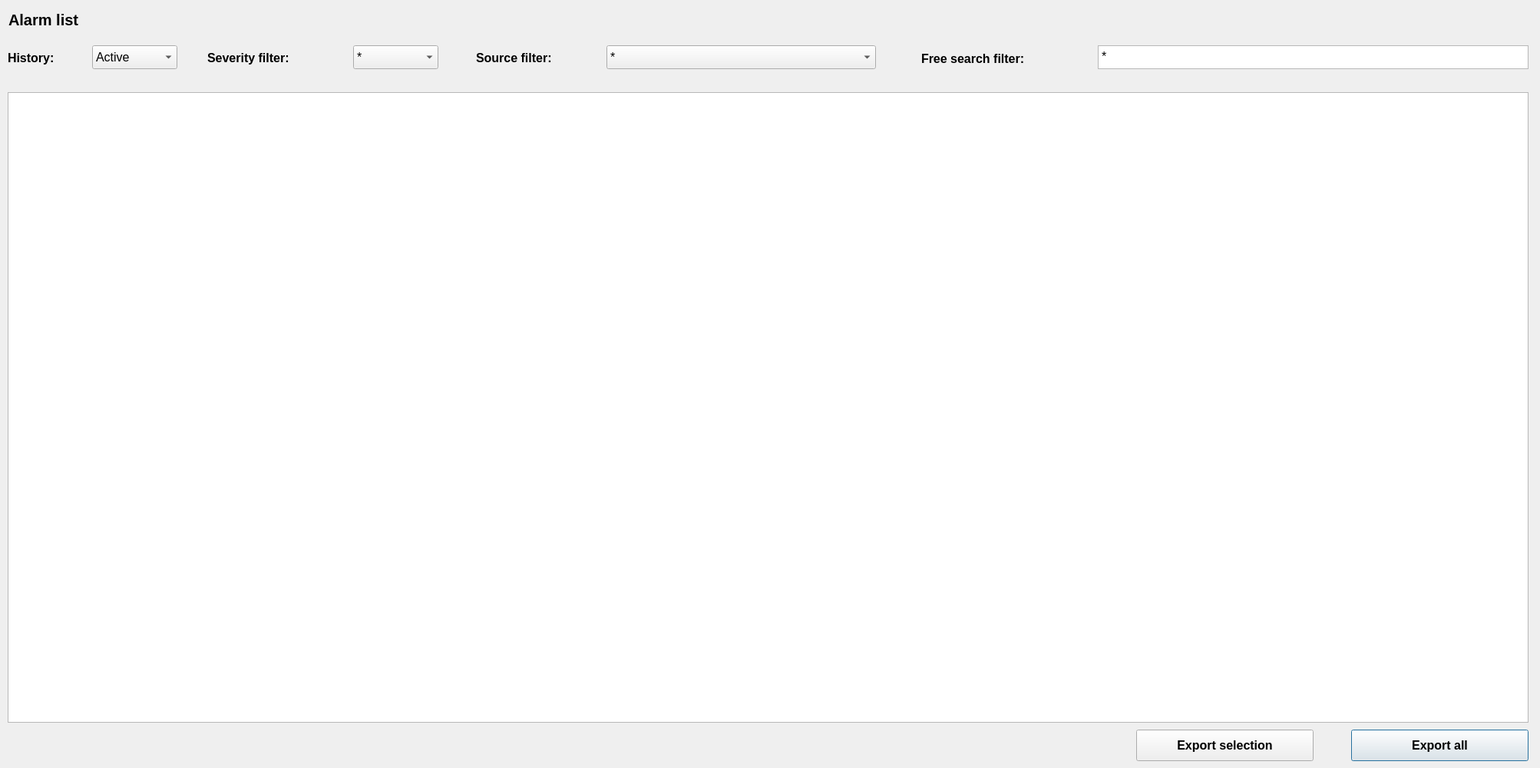
<?xml version="1.0" encoding="UTF-8"?>
<ui version="4.0">
 <class>Alarmlist</class>
 <widget class="QDialog" name="Alarmlist">
  <property name="geometry">
   <rect>
    <x>0</x>
    <y>0</y>
    <width>2006</width>
    <height>1000</height>
   </rect>
  </property>
  <property name="windowTitle">
   <string>Alarm dialog</string>
  </property>
  <property name="windowIcon">
   <iconset>
    <normaloff>../icons/greyBell.jpg</normaloff>../icons/greyBell.jpg</iconset>
  </property>
  <property name="toolTip">
   <string/>
  </property>
  <property name="toolTipDuration">
   <number>-1</number>
  </property>
  <property name="whatsThis">
   <string>My test What is this</string>
  </property>
  <property name="accessibleDescription">
   <string>My Description</string>
  </property>
  <widget class="QLabel" name="alarmListLabel">
   <property name="geometry">
    <rect>
     <x>11</x>
     <y>10</y>
     <width>311</width>
     <height>31</height>
    </rect>
   </property>
   <property name="font">
    <font>
     <pointsize>15</pointsize>
     <weight>75</weight>
     <bold>true</bold>
    </font>
   </property>
   <property name="text">
    <string>Alarm list</string>
   </property>
  </widget>
  <widget class="QTableView" name="alarmsTableView">
   <property name="geometry">
    <rect>
     <x>10</x>
     <y>120</y>
     <width>1981</width>
     <height>821</height>
    </rect>
   </property>
   <property name="whatsThis">
    <string>Table of system alarms</string>
   </property>
   <property name="locale">
    <locale language="English" country="Sweden"/>
   </property>
   <property name="alternatingRowColors">
    <bool>true</bool>
   </property>
   <property name="sortingEnabled">
    <bool>true</bool>
   </property>
   <property name="wordWrap">
    <bool>true</bool>
   </property>
   <attribute name="horizontalHeaderHighlightSections">
    <bool>true</bool>
   </attribute>
   <attribute name="horizontalHeaderShowSortIndicator" stdset="0">
    <bool>true</bool>
   </attribute>
   <attribute name="verticalHeaderVisible">
    <bool>false</bool>
   </attribute>
   <attribute name="verticalHeaderShowSortIndicator" stdset="0">
    <bool>true</bool>
   </attribute>
  </widget>
  <widget class="QLabel" name="sourceFilterLabel">
   <property name="geometry">
    <rect>
     <x>620</x>
     <y>60</y>
     <width>181</width>
     <height>31</height>
    </rect>
   </property>
   <property name="font">
    <font>
     <pointsize>12</pointsize>
     <weight>75</weight>
     <bold>true</bold>
    </font>
   </property>
   <property name="text">
    <string>Source filter:</string>
   </property>
  </widget>
  <widget class="QComboBox" name="severityFilterComboBox">
   <property name="geometry">
    <rect>
     <x>460</x>
     <y>59</y>
     <width>111</width>
     <height>31</height>
    </rect>
   </property>
   <property name="font">
    <font>
     <pointsize>12</pointsize>
    </font>
   </property>
   <property name="whatsThis">
    <string>Filter on alarm severity</string>
   </property>
   <item>
    <property name="text">
     <string>*</string>
    </property>
   </item>
   <item>
    <property name="text">
     <string>A-Level</string>
    </property>
   </item>
   <item>
    <property name="text">
     <string>B-Level</string>
    </property>
   </item>
   <item>
    <property name="text">
     <string>C-Level</string>
    </property>
   </item>
  </widget>
  <widget class="QLabel" name="freeSearchLabel">
   <property name="geometry">
    <rect>
     <x>1200</x>
     <y>61</y>
     <width>221</width>
     <height>31</height>
    </rect>
   </property>
   <property name="font">
    <font>
     <pointsize>12</pointsize>
     <weight>75</weight>
     <bold>true</bold>
    </font>
   </property>
   <property name="text">
    <string>Free search filter:</string>
   </property>
  </widget>
  <widget class="QTextEdit" name="freeSearchTextEdit">
   <property name="geometry">
    <rect>
     <x>1430</x>
     <y>59</y>
     <width>561</width>
     <height>31</height>
    </rect>
   </property>
   <property name="font">
    <font>
     <pointsize>12</pointsize>
    </font>
   </property>
   <property name="whatsThis">
    <string>Free search filter: @&lt;column heading&gt;@&lt;regex&gt;</string>
   </property>
   <property name="html">
    <string>&lt;!DOCTYPE HTML PUBLIC &quot;-//W3C//DTD HTML 4.0//EN&quot; &quot;http://www.w3.org/TR/REC-html40/strict.dtd&quot;&gt;
&lt;html&gt;&lt;head&gt;&lt;meta name=&quot;qrichtext&quot; content=&quot;1&quot; /&gt;&lt;style type=&quot;text/css&quot;&gt;
p, li { white-space: pre-wrap; }
&lt;/style&gt;&lt;/head&gt;&lt;body style=&quot; font-family:'MS Shell Dlg 2'; font-size:12pt; font-weight:400; font-style:normal;&quot;&gt;
&lt;p style=&quot; margin-top:0px; margin-bottom:0px; margin-left:0px; margin-right:0px; -qt-block-indent:0; text-indent:0px;&quot;&gt;*&lt;/p&gt;&lt;/body&gt;&lt;/html&gt;</string>
   </property>
  </widget>
  <widget class="QLabel" name="severityFilterLabel">
   <property name="geometry">
    <rect>
     <x>270</x>
     <y>60</y>
     <width>181</width>
     <height>31</height>
    </rect>
   </property>
   <property name="font">
    <font>
     <pointsize>12</pointsize>
     <weight>75</weight>
     <bold>true</bold>
    </font>
   </property>
   <property name="text">
    <string>Severity filter:</string>
   </property>
  </widget>
  <widget class="QComboBox" name="sourceFilterComboBox">
   <property name="geometry">
    <rect>
     <x>790</x>
     <y>59</y>
     <width>351</width>
     <height>31</height>
    </rect>
   </property>
   <property name="font">
    <font>
     <pointsize>12</pointsize>
    </font>
   </property>
   <property name="whatsThis">
    <string>Filter on alarm source</string>
   </property>
   <item>
    <property name="text">
     <string>*</string>
    </property>
   </item>
  </widget>
  <widget class="QPushButton" name="alarmExportAllPushButton">
   <property name="geometry">
    <rect>
     <x>1760</x>
     <y>950</y>
     <width>231</width>
     <height>41</height>
    </rect>
   </property>
   <property name="font">
    <font>
     <pointsize>12</pointsize>
     <weight>75</weight>
     <bold>true</bold>
    </font>
   </property>
   <property name="whatsThis">
    <string>Export all alarms to a .csv file</string>
   </property>
   <property name="text">
    <string>Export all</string>
   </property>
  </widget>
  <widget class="QLabel" name="alarmHistoryLabel">
   <property name="geometry">
    <rect>
     <x>10</x>
     <y>60</y>
     <width>101</width>
     <height>31</height>
    </rect>
   </property>
   <property name="font">
    <font>
     <pointsize>12</pointsize>
     <weight>75</weight>
     <bold>true</bold>
    </font>
   </property>
   <property name="text">
    <string>History:</string>
   </property>
  </widget>
  <widget class="QComboBox" name="alarmHistoryComboBox">
   <property name="geometry">
    <rect>
     <x>120</x>
     <y>59</y>
     <width>111</width>
     <height>31</height>
    </rect>
   </property>
   <property name="font">
    <font>
     <pointsize>12</pointsize>
    </font>
   </property>
   <property name="whatsThis">
    <string>Select active- or history alarms </string>
   </property>
   <item>
    <property name="text">
     <string>Active</string>
    </property>
   </item>
   <item>
    <property name="text">
     <string>History</string>
    </property>
   </item>
  </widget>
  <widget class="QPushButton" name="alarmExportSelectedPushButton">
   <property name="geometry">
    <rect>
     <x>1480</x>
     <y>950</y>
     <width>231</width>
     <height>41</height>
    </rect>
   </property>
   <property name="font">
    <font>
     <pointsize>12</pointsize>
     <weight>75</weight>
     <bold>true</bold>
    </font>
   </property>
   <property name="whatsThis">
    <string>Export selected alarms to a .csv file</string>
   </property>
   <property name="text">
    <string>Export selection</string>
   </property>
  </widget>
 </widget>
 <resources/>
 <connections/>
</ui>
